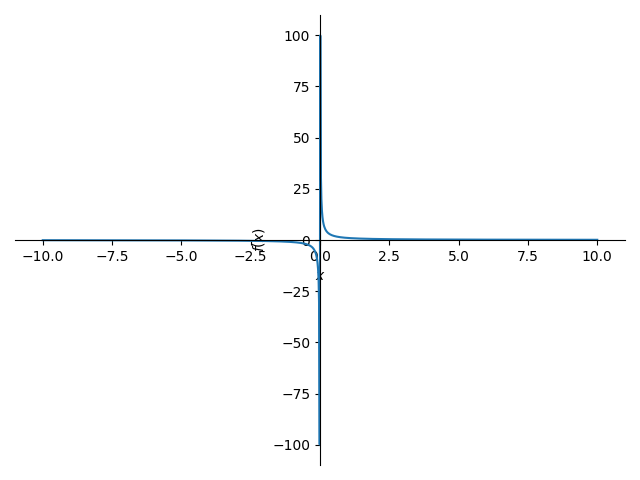

The Python source for this figure:
import sympy as sp
x = sp.symbols('x')
f=1/x
result = sp.limit(f, x, sp.oo) 
# sp.oo is the representation of infinity in sympy
print(result)
sp.plot(f)
